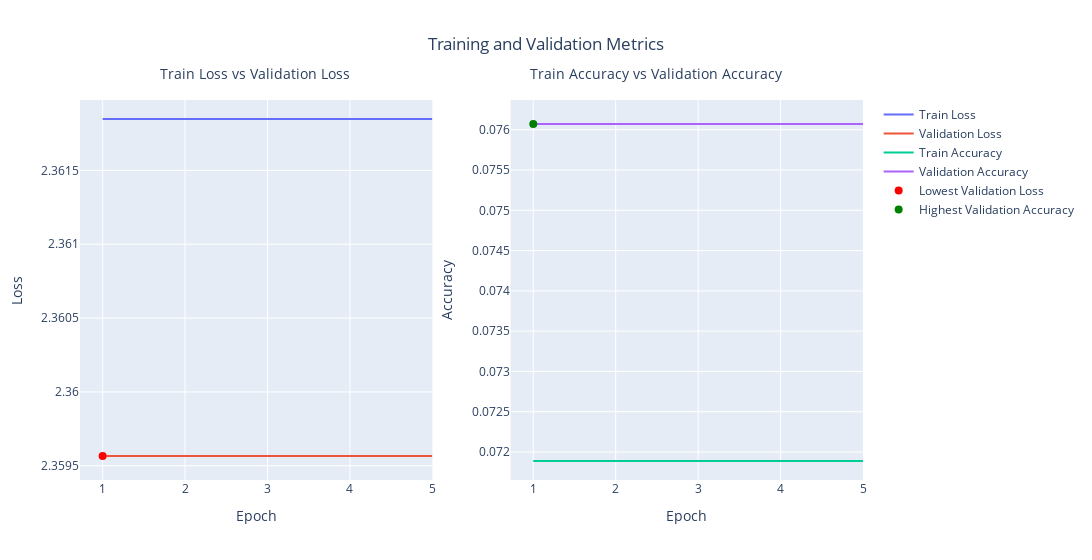

Notebook source saved alongside this figure:
### Markdown cell above
U úplně základního modelu jsem si nepomohl. Zkusím teda opět pár jiných možností

### Code cell
optimizer = torch.optim.SGD(model.parameters(), lr=0.1)
layers = 7
neurons = [512, 256, 128, 64, 32, 16]
model = MyNet(num_layers=layers, neurons=neurons)
loss_fn = torch.nn.CrossEntropyLoss()
train(model, loss_fn, optimizer, 5, trainLoader=scaled_training_loader, valLoader=scaled_validation_loader)

### Figure 1 — Plotly figure (JSON) as saved in the notebook; plotly's stock layout.template omitted (floating-point values rounded to 4 significant figures)
{"data": [{"line": {"shape": "spline"}, "mode": "lines", "name": "Train Loss", "type": "scatter", "x": [1, 2, 3, 4, 5], "xaxis": "x", "y": [2.362, 2.362, 2.362, 2.362, 2.362], "yaxis": "y"}, {"line": {"shape": "spline"}, "mode": "lines", "name": "Validation Loss", "type": "scatter", "x": [1, 2, 3, 4, 5], "xaxis": "x", "y": [2.36, 2.36, 2.36, 2.36, 2.36], "yaxis": "y"}, {"line": {"shape": "spline"}, "mode": "lines", "name": "Train Accuracy", "type": "scatter", "x": [1, 2, 3, 4, 5], "xaxis": "x2", "y": [0.07189, 0.07189, 0.07189, 0.07189, 0.07189], "yaxis": "y2"}, {"line": {"shape": "spline"}, "mode": "lines", "name": "Validation Accuracy", "type": "scatter", "x": [1, 2, 3, 4, 5], "xaxis": "x2", "y": [0.07607, 0.07607, 0.07607, 0.07607, 0.07607], "yaxis": "y2"}, {"marker": {"color": "red", "size": 8}, "mode": "markers", "name": "Lowest Validation Loss", "type": "scatter", "x": [1], "xaxis": "x", "y": [2.36], "yaxis": "y"}, {"marker": {"color": "green", "size": 8}, "mode": "markers", "name": "Highest Validation Accuracy", "type": "scatter", "x": [1], "xaxis": "x2", "y": [0.07607], "yaxis": "y2"}], "layout": {"annotations": [{"font": {"size": 14}, "showarrow": false, "text": "Train Loss vs Validation Loss", "x": 0.1, "xref": "paper", "y": 1.1, "yref": "paper"}, {"font": {"size": 14}, "showarrow": false, "text": "Train Accuracy vs Validation Accuracy", "x": 0.9, "xref": "paper", "y": 1.1, "yref": "paper"}], "title": {"text": "Training and Validation Metrics", "x": 0.5}, "width": 1200, "xaxis": {"anchor": "y", "domain": [0, 0.45], "title": {"text": "Epoch"}}, "xaxis2": {"anchor": "y2", "domain": [0.55, 1], "title": {"text": "Epoch"}}, "yaxis": {"anchor": "x", "domain": [0, 1], "title": {"text": "Loss"}}, "yaxis2": {"anchor": "x2", "domain": [0, 1], "title": {"text": "Accuracy"}}}}
